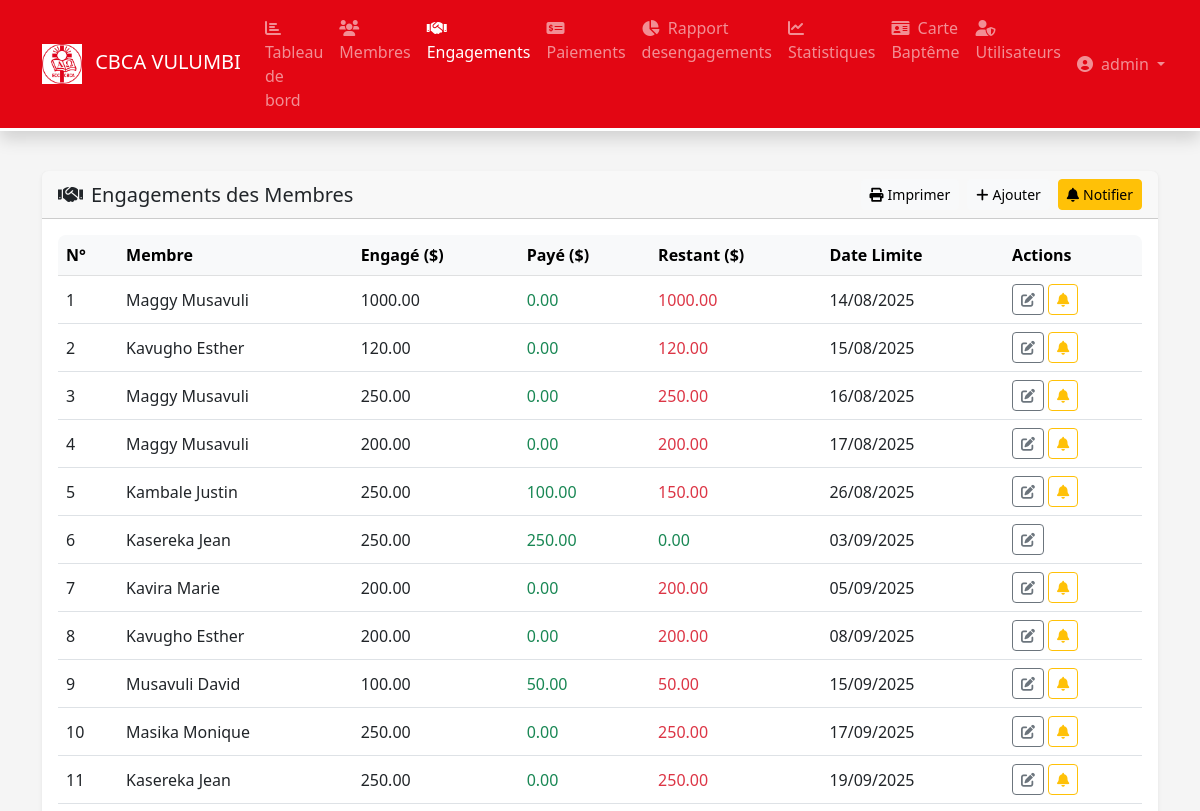
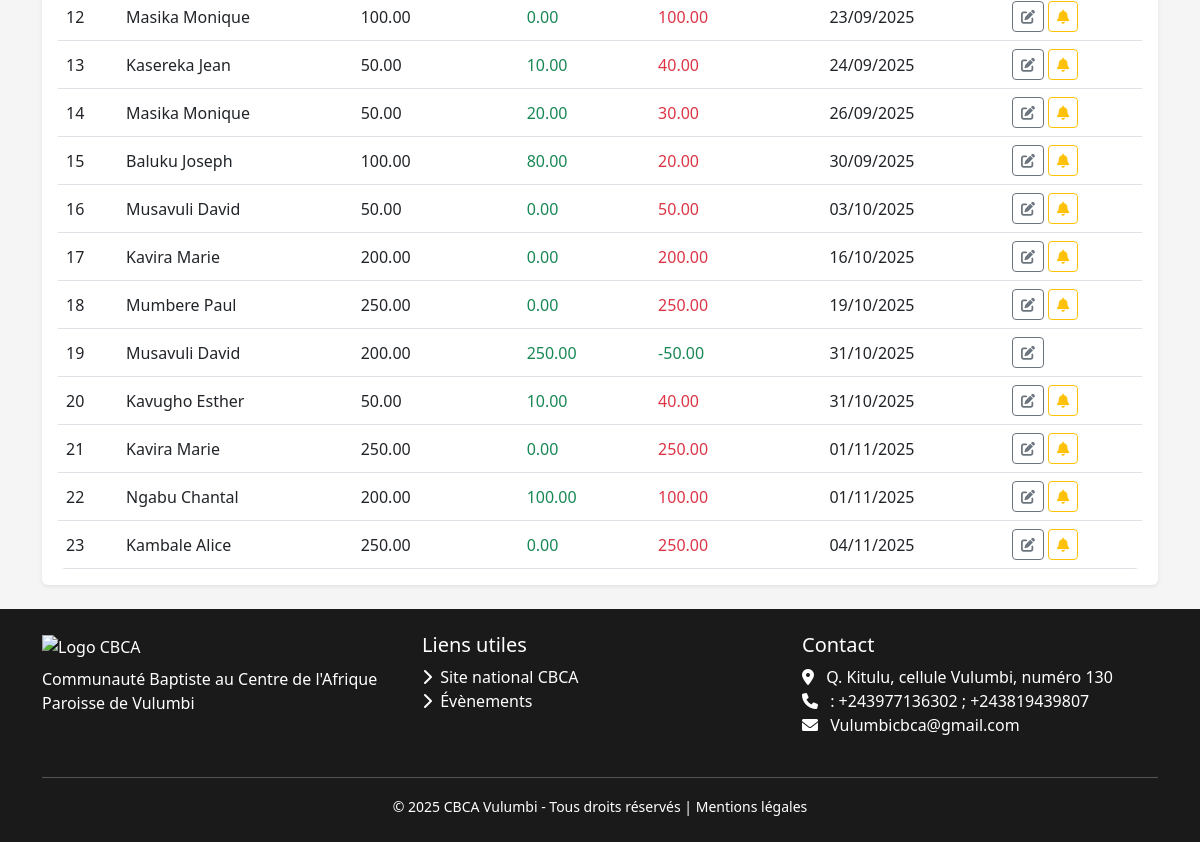
Before: /engagements (signed in) with the older database file (2 pictures, top to bottom).
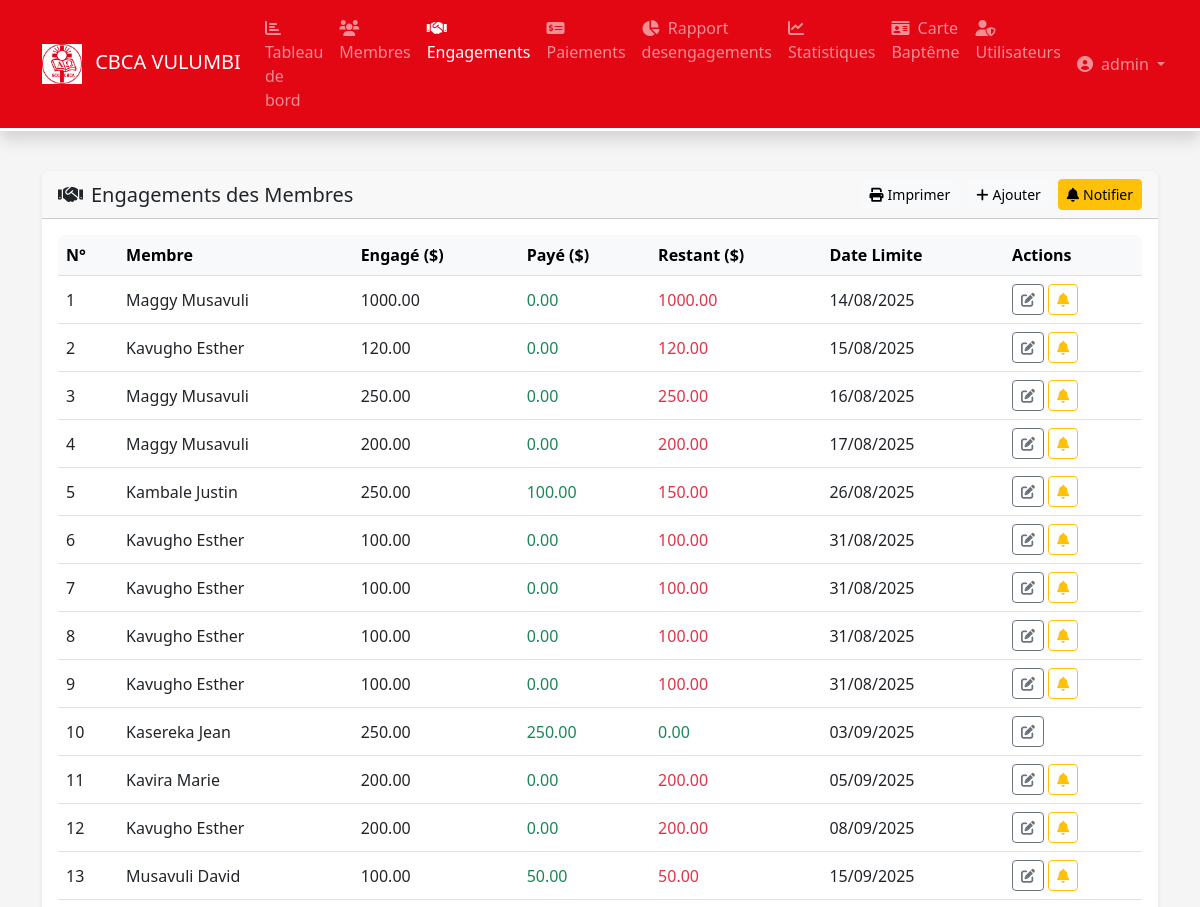
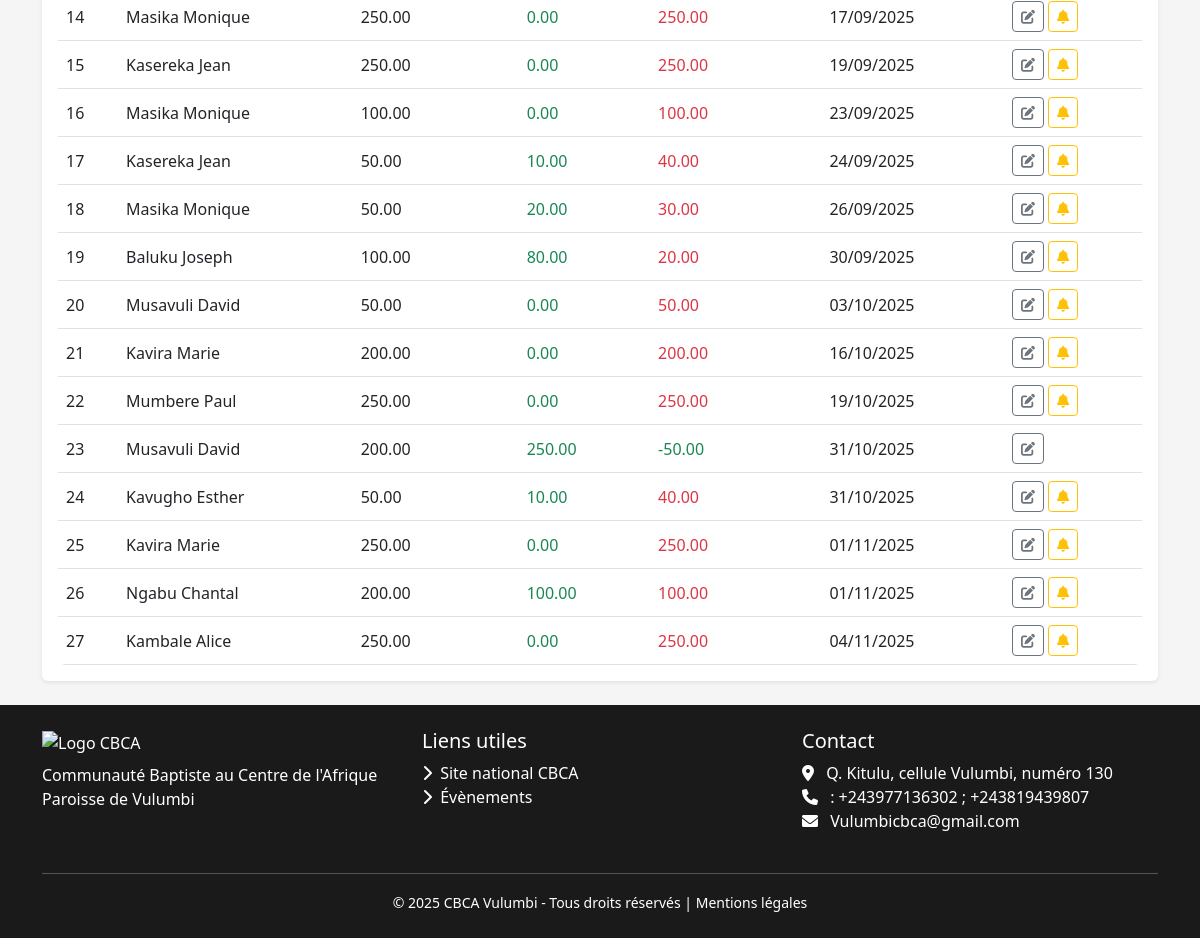
After: the same page with the newer database file (2 pictures, top to bottom).
### models.py (models this page shows, shortened)
class User(db.Model, UserMixin):
    __tablename__ = 'users'
    id = db.Column(db.Integer, primary_key=True)
    username = db.Column(db.String(50), unique=True, nullable=False)
    password_hash = db.Column(db.String(128), nullable=False)
    role = db.Column(db.String(20), default='user')
    last_login = db.Column(db.DateTime)
    created_at = db.Column(db.DateTime, default=datetime.utcnow)

class Engagement(db.Model):
    __tablename__ = 'engagements'
    id = db.Column(db.Integer, primary_key=True)
    membre_id = db.Column(db.Integer, db.ForeignKey('membres.id'), nullable=False)
    montant_total = db.Column(db.Float, nullable=False)
    date_engagement = db.Column(db.DateTime, default=datetime.utcnow)
    date_limite = db.Column(db.Date, nullable=False)
    description = db.Column(db.String(200))
    statut = db.Column(db.String(20), default='En cours')
    paiements = db.relationship('Paiement', backref='engagement', lazy=True, cascade="all, delete-orphan")
    notifications = db.relationship('Notification', backref='engagement', lazy=True, cascade="all, delete-orphan")
    def montant_restant(self):
        return self.montant_total - sum(p.montant for p in self.paiements)

class CarteBapteme(db.Model):
    __tablename__='cartebapteme'
    id = db.Column(db.Integer, primary_key=True)
    numero = db.Column(db.String(100), nullable=False)
    nom = db.Column(db.String(100), nullable=False)
    adresse = db.Column(db.String(200))
    date_naissance = db.Column(db.Date)
    sexe = db.Column(db.String(1))
    photo = db.Column(db.String(100))
    created_at = db.Column(db.DateTime, default=datetime.utcnow)
    membre = db.relationship('Membre', backref='cartebapteme', lazy=True)

class Paiement(db.Model):
    __tablename__ = 'paiements'
    id = db.Column(db.Integer, primary_key=True)
    engagement_id = db.Column(db.Integer, db.ForeignKey('engagements.id'), nullable=False)
    montant = db.Column(db.Float, nullable=False)
    date_paiement = db.Column(db.Date, default=datetime.utcnow)

### app.py (the view)
@app.route('/engagements')
@login_required
def liste_engagements():
    from models import Engagement
    engagements = Engagement.query.order_by(Engagement.date_limite).all()
    membres = Membre.query.order_by(Membre.id.desc()).all()
    return render_template('engagements/liste.html', title="Engagements", engagements=engagements, membres=membres)

### app.py (called while the page is built)
@login_manager.user_loader
def load_user(user_id):
    from models import User
    return User.query.get(int(user_id))

### templates/engagements/liste.html (shortened to what this page needs)
{% extends "base.html" %}
{% block content %}
<div class="card shadow-sm border-0 mt-3 printable-area">
  <div class="card-header bg-cbca no-print">
    <div class="d-flex justify-content-between align-items-center">
      <h5 class="mb-0"><i class="fas fa-handshake me-2"></i>Engagements des Membres</h5>
      {% if  current_user.role == 'admin' or current_user.role == 'comptable'%}
      <div class="d-flex gap-2">
        <button id="printButton" class="btn btn-light btn-sm no-print">
          <i class="fas fa-print me-1"></i>Imprimer
        </button>
        <a href="{{ url_for('ajouter_engagement') }}" class="btn btn-light btn-sm no-print">
          <i class="fas fa-plus me-1"></i>Ajouter
        </a>
        <a href="{{ url_for('notifier_tous_membres') }}" class="btn btn-warning btn-sm no-print">
          <i class="fas fa-bell me-1"></i>Notifier
        </a>
      </div>
      {%endif%}
    </div>
  </div>
  <div class="card-body">
    <div class="table-responsive">
      <table class="table table-hover align-middle">
        <thead class="table-light">
          <tr>
            <th>N°</th>
            <th>Membre</th>
            <th>Engagé ($)</th>
            <th>Payé ($)</th>
            <th>Restant ($)</th>
            <th>Date Limite</th>
             {% if  current_user.role == 'admin' or current_user.role == 'comptable'%}
            <th class="no-print">Actions</th>
            {% endif %}
          </tr>
        </thead>
        <tbody>
          {% for engagement in engagements %}
          {% set paye = engagement.montant_total - engagement.montant_restant() %}
          <tr>
            <td>{{ loop.index }}</td>
            <td>{{ engagement.membre.cartebapteme.nom }}</td>
            <td>{{ "%.2f"|format(engagement.montant_total) }}</td>
            <td class="text-success">{{ "%.2f"|format(paye) }}</td>
            <td class="{{ 'text-danger' if engagement.montant_restant() > 0 else 'text-success' }}">
              {{ "%.2f"|format(engagement.montant_restant()) }}
            </td>
            <td>{{ engagement.date_limite.strftime('%d/%m/%Y') }}</td>
            {% if  current_user.role == 'admin' or current_user.role == 'comptable'%}
            <td class="no-print">
              <div class="d-flex gap-1">
                <a href="#" class="btn btn-sm btn-outline-secondary" data-bs-toggle="modal" data-bs-target="#modalEdit{{ engagement.id }}">
                  <i class="fas fa-edit"></i>
                </a>
                {% if engagement.montant_restant() > 0 %}
                <form method="POST" action="{{ url_for('notifier_membre_engagement', id=engagement.id) }}">
                  <button type="submit" class="btn btn-sm btn-outline-warning">
                    <i class="fas fa-bell"></i>
                  </button>
                </form>
                {% endif %}
              </div>
            </td>
            {%endif%}
          </tr>
          {% endfor %}
        </tbody>
      </table>
    </div>
  </div>
</div>
{% endblock %}

### templates/base.html (shortened to what this page needs)
<!DOCTYPE html>
<html lang="fr">
<head>
    <link href="https://cdn.jsdelivr.net/npm/bootstrap@5.3.0/dist/css/bootstrap.min.css" rel="stylesheet">
    <link href="https://cdnjs.cloudflare.com/ajax/libs/font-awesome/6.0.0/css/all.min.css" rel="stylesheet">
    <link rel="stylesheet" href="{{ url_for('static', filename='css/style.css') }}">
</head>
<body>
<nav class="navbar navbar-expand-lg navbar-dark navbar-cbca shadow">
    <div class="container">
        <a class="navbar-brand" href="{% if current_user.is_authenticated and current_user.role == 'membre' %}{{ url_for('accueil_membre') }}{% else %}{{ url_for('accueil') }}{% endif %}">
            <img src="{{ url_for('static', filename='logo.JPG') }}" alt="Logo CBCA" height="40" class="me-2">
            <span class="d-none d-md-inline">CBCA VULUMBI</span>
        </a>
        <div class="collapse navbar-collapse" id="navbarContent">
            <ul class="navbar-nav me-auto">
                {% if current_user.is_authenticated and  (current_user.role == 'admin' or current_user.role == 'secretaire' or current_user.role == 'caissier' or current_user.role == 'comptable' )  %}
                    <li class="nav-item">
                        <a class="nav-link {% if request.endpoint == 'accueil' %}active{% endif %}" href="{{ url_for('accueil') }}">
                            <i class="fas fa-chart-bar me-1"></i> Tableau de bord
                        </a>
                    </li>
                    <li class="nav-item">
                        <a class="nav-link {% if request.endpoint and request.endpoint.startswith('liste_membres') %}active{% endif %}" href="{{ url_for('liste_membres') }}">
                            <i class="fas fa-users me-1"></i> Membres
                        </a>
                    </li>
                    {% if  current_user.role == 'admin' or current_user.role == 'comptable' or current_user.role == 'caissier'%}
                    <li class="nav-item">
                        <a class="nav-link {% if request.endpoint and request.endpoint.startswith('liste_engagements') %}active{% endif %}" href="{{ url_for('liste_engagements') }}">
                            <i class="fas fa-handshake me-1"></i> Engagements
                        </a>
                    </li>
                    {% endif %}
                    {% if  current_user.role == 'admin' or current_user.role == 'caissier' or current_user.role=='comptable'%}
                    <li class="nav-item">
                        <a class="nav-link {% if request.endpoint and request.endpoint.startswith('liste_paiements') %}active{% endif %}" href="{{ url_for('liste_paiements') }}">
                            <i class="fas fa-money-check-alt me-1"></i> Paiements
                        </a>
                    </li>
                    {% endif %}
                    {% if current_user.role == 'admin' or current_user.role == 'comptable' or current_user.role == 'caissier' %}
        <li class="nav-item">
            <a class="nav-link {% if request.endpoint and request.endpoint.startswith('etat_engagements') %}active{% endif %}" href="{{ url_for('etat_engagements') }}">
                <i class="fas fa-chart-pie me-1"></i> Rapport desengagements
            </a>
        </li>
        {% endif %}
        {% if current_user.role == 'admin' or current_user.role == 'comptable' or current_user.role == 'caissier' %}
<li class="nav-item">
    <a class="nav-link {% if request.endpoint and request.endpoint.startswith('statistiques_annuelles') %}active{% endif %}" href="{{ url_for('statistiques_annuelles') }}">
        <i class="fas fa-chart-line me-1"></i> Statistiques
    </a>
</li>
{% endif %}
                    {% if  current_user.role == 'admin' or current_user.role == 'secretaire' %}
                    <li class="nav-item">
                        <a class="nav-link {% if request.endpoint and request.endpoint.startswith('liste_carte') %}active{% endif %}" href="{{ url_for('liste_carte') }}">
                            <i class="fas fa-id-card me-1"></i> Carte Baptême
                        </a>
                    </li>
                    {% endif %}
                    {% if  current_user.role == 'admin'%}
                    <li class="nav-item">
                        <a class="nav-link {% if request.endpoint and request.endpoint.startswith('liste_utilisateurs') %}active{% endif %}" href="{{ url_for('liste_utilisateurs') }}">
                            <i class="fas fa-user-shield me-1"></i> Utilisateurs
                        </a>
                    </li>
                    {% endif %}
                {% endif %}
            </ul>
            <ul class="navbar-nav">
                {% if current_user.is_authenticated %}
                <li class="nav-item dropdown">
                    <a class="nav-link dropdown-toggle" href="#" id="userDropdown" data-bs-toggle="dropdown">
                        <i class="fas fa-user-circle me-1"></i> {{ current_user.username }}
                    </a>
                </li>
                {% else %}
                <li class="nav-item">
                    <a class="nav-link" href="{{ url_for('login') }}">
                        <i class="fas fa-sign-in-alt me-1"></i> Connexion
                    </a>
                </li>
                {% endif %}
            </ul>
        </div>
    </div>
</nav>
<main class="container my-4 flex-grow-1">
    {% block content %}{% endblock %}
</main>
<footer class="py-4 text-white">
    <div class="container">
        <div class="row">
            <div class="col-md-4 mb-3">
                <img src="{{ url_for('static', filename='images/logo-cbca-white.png') }}" alt="Logo CBCA" height="50">
                <p class="mt-2 mb-0">Communauté Baptiste au Centre de l'Afrique<br>Paroisse de Vulumbi</p>
            </div>
            <div class="col-md-4 mb-3">
                <h5>Liens utiles</h5>
                <ul class="list-unstyled">
                    <li><a href="#" class="text-white text-decoration-none"><i class="fas fa-chevron-right me-1"></i> Site national CBCA</a></li>
                    <li><a href="https://www.bing.com/ck/a?!&&p=1d14503afc3ae7288a9dafbea88a6fae0a4e4fc865662607309451a5b9782316JmltdHM9MTc1NTU2MTYwMA&ptn=3&ver=2&hsh=4&fclid=2bdc9d18-43a1-656a-25f7-8b0b47a163b1&psq=CBCA&u=a1aHR0cHM6Ly93d3cub2lrb3VtZW5lLm9yZy9mci9tZW1iZXItY2h1cmNoZXMvY29tbXVuaXR5LW9mLWJhcHRpc3QtY2h1cmNoZXMtaW4tY2VudHJhbC1hZnJpY2EjOn46dGV4dD1UaGUlMjBDb21tdW5pdHklMjBvZiUyMEJhcHRpc3QlMjBDaHVyY2hlcyUyMGluJTIwQ2VudHJhbCUyMEFmcmljYSxvZiUyMENvbmdvLiUyMFRoZSUyMGNodXJjaCUyMGJlY2FtZSUyMGluZGVwZW5kZW50JTIwaW4lMjAxOTY0Lg&ntb=1" class="text-white text-decoration-none"><i class="fas fa-chevron-right me-1"></i> Évènements</a></li>
                </ul>
            </div>
            <div class="col-md-4 mb-3">
                <h5>Contact</h5>
                <address>
                    <i class="fas fa-map-marker-alt me-2"></i> Q. Kitulu, cellule Vulumbi, numéro 130<br>
                    <i class="fas fa-phone me-2"></i> : +243977136302 ; +243819439807<br>
                    <i class="fas fa-envelope me-2"></i> Vulumbicbca@gmail.com
                </address>
            </div>
        </div>
        <hr class="my-2 bg-light">
        <div class="text-center pt-2">
            <small>&copy; 2025 CBCA Vulumbi - Tous droits réservés | <a href="#" class="text-white text-decoration-none">Mentions légales</a></small>
        </div>
    </div>
</footer>
</body>
</html>

### static/style.css (style rules this page uses)
body { font-family: 'Segoe UI', 'Roboto', sans-serif; background-color: var(--cbcagray); }
.navbar-cbca { border-bottom: 3px solid white; }
.table-responsive { border-radius: 8px; overflow: hidden; }
.table { margin-bottom: 0; }
.table thead th { background-color: #f8f9fa; border-bottom-width: 1px; font-weight: 600; }
.card-header { font-weight: 600; }

### templates/base.html (style rules this page uses)
:root { --cbcared:#e30613; --cbcawhite:#fff; --cbcadark:#1a1a1a; --cbcagray:#f5f5f5; }
body { font-family: 'Segoe UI', Tahoma, Geneva, Verdana, sans-serif; background: var(--cbcagray); display:flex; flex-direction:column; min-height:100vh; }
.navbar-cbca { background-color: var(--cbcared); border-bottom: 3px solid white; }
footer { background: var(--cbcadark); margin-top:auto; }

Changed rows visible on the page:
added Engagement: membre.cartebapteme.nom "Kavugho Esther", montant_total "100.00", paye "0.00", montant_restant "100.00", date_limite "31/08/2025"
added Engagement: membre.cartebapteme.nom "Kavugho Esther", montant_total "100.00", paye "0.00", montant_restant "100.00", date_limite "31/08/2025"
added Engagement: membre.cartebapteme.nom "Kavugho Esther", montant_total "100.00", paye "0.00", montant_restant "100.00", date_limite "31/08/2025"
added Engagement: membre.cartebapteme.nom "Kavugho Esther", montant_total "100.00", paye "0.00", montant_restant "100.00", date_limite "31/08/2025"
